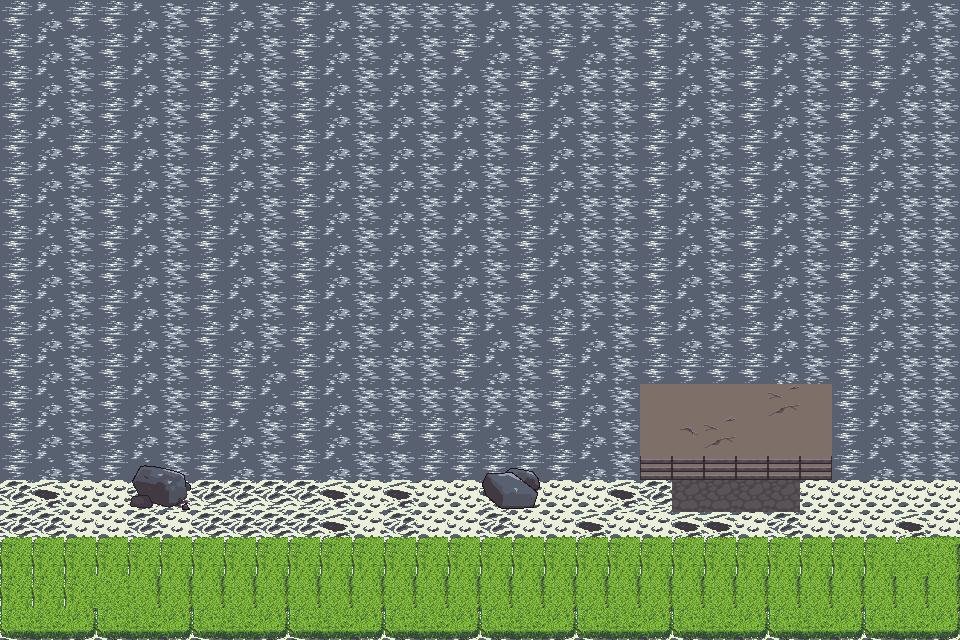

Tiled map render using the project's own tile images. Description and the whole map definition, tile-layer contents included, below:
An orthogonal 30x20 tile map with 32x32 px tiles, 3 tile layers (street, water, trail), 3 tilesets.

<map version="1.10" tiledversion="1.10.2" orientation="orthogonal" renderorder="right-down" width="30" height="20" tilewidth="32" tileheight="32" infinite="0" nextlayerid="4" nextobjectid="1">
 <editorsettings>
  <export target="testmap.json" format="json" />
 </editorsettings>
 <tileset firstgid="1" name="test-tiles" tilewidth="32" tileheight="32" tilecount="1024" columns="32">
  <image source="terrain.png" width="1024" height="1024" />
 </tileset>
 <tileset firstgid="1025" name="dark" tilewidth="32" tileheight="32" tilecount="1024" columns="32">
  <image source="terrain_dark.png" width="1024" height="1024" />
 </tileset>
 <tileset firstgid="2049" name="da" tilewidth="32" tileheight="32" tilecount="1024" columns="32">
  <image source="terrain_dark.png" width="1024" height="1024" />
 </tileset>
 <layer id="1" name="street" width="30" height="20">
  <data encoding="csv">
0,0,0,0,0,0,0,0,0,0,0,0,0,0,0,0,0,0,0,0,0,0,0,0,0,0,0,0,0,0,
0,0,0,0,0,0,0,0,0,0,0,0,0,0,0,0,0,0,0,0,0,0,0,0,0,0,0,0,0,0,
0,0,0,0,0,0,0,0,0,0,0,0,0,0,0,0,0,0,0,0,0,0,0,0,0,0,0,0,0,0,
0,0,0,0,0,0,0,0,0,0,0,0,0,0,0,0,0,0,0,0,0,0,0,0,0,0,0,0,0,0,
0,0,0,0,0,0,0,0,0,0,0,0,0,0,0,0,0,0,0,0,0,0,0,0,0,0,0,0,0,0,
0,0,0,0,0,0,0,0,0,0,0,0,0,0,0,0,0,0,0,0,0,0,0,0,0,0,0,0,0,0,
0,0,0,0,0,0,0,0,0,0,0,0,0,0,0,0,0,0,0,0,0,0,0,0,0,0,0,0,0,0,
0,0,0,0,0,0,0,0,0,0,0,0,0,0,0,0,0,0,0,0,0,0,0,0,0,0,0,0,0,0,
0,0,0,0,0,0,0,0,0,0,0,0,0,0,0,0,0,0,0,0,0,0,0,0,0,0,0,0,0,0,
0,0,0,0,0,0,0,0,0,0,0,0,0,0,0,0,0,0,0,0,0,0,0,0,0,0,0,0,0,0,
0,0,0,0,0,0,0,0,0,0,0,0,0,0,0,0,0,0,0,0,0,0,0,0,0,0,0,0,0,0,
0,0,0,0,0,0,0,0,0,0,0,0,0,0,0,0,0,0,0,0,0,0,0,0,0,0,0,0,0,0,
0,0,0,0,0,0,0,0,0,0,0,0,0,0,0,0,0,0,0,0,485,485,485,485,549,485,0,0,0,0,
0,0,0,0,0,0,0,0,0,0,0,0,0,0,0,0,0,0,0,0,485,548,549,485,485,485,0,0,0,0,
0,0,0,0,0,0,0,0,0,0,0,0,0,0,0,0,0,0,0,0,583,583,583,583,583,583,0,0,0,0,
1395,1396,1397,1397,1395,1396,1395,1395,1395,1395,1396,1397,1396,1397,1397,1396,1397,1397,1397,1396,1395,1396,1397,1397,1396,1397,1397,1397,1397,1397,
1395,1395,1397,1397,1395,1397,1395,1395,1395,1395,1396,1397,1395,1397,1397,1395,1397,1397,1396,1397,1397,1396,1396,1397,1395,1397,1397,1397,1396,1397,
1395,1396,1397,1397,1395,1396,1395,1396,1397,1395,1396,1395,1395,1397,1397,1397,1397,1397,1397,1397,1396,1396,1396,1397,1396,1397,1397,1397,1396,1397,
1395,1396,1397,1395,1395,1397,1395,1395,1395,1395,1395,1395,1397,1397,1396,1397,1396,1397,1397,1395,1396,1397,1397,1397,1396,1397,1397,1397,1396,1397,
1395,1396,1397,1397,1395,1396,1395,1396,1397,1395,1395,1396,1397,1395,1397,1397,1396,1397,1396,1395,1396,1397,1395,1396,1397,1396,1396,1396,1396,1397
</data>
 </layer>
 <layer id="2" name="water" width="30" height="20">
  <data encoding="csv">
1212,1213,1212,2236,2237,2238,2236,2237,2238,2236,2237,2238,1214,1214,1214,1213,1214,1214,1214,1214,1212,1213,1214,1212,1212,1212,1212,1212,1213,1214,
1212,1213,1214,2236,2237,2238,2236,2237,2238,2236,2237,2238,1213,1214,1212,1213,1214,1212,1213,1214,1212,1213,1214,1212,1213,1214,1212,1212,1213,1214,
1212,1213,1214,2236,2237,2238,2236,2237,2238,2236,2237,2238,1213,1214,1213,1214,1212,1213,1214,1214,1212,1213,1214,1212,1213,1214,1212,1212,1213,1214,
1212,1213,1214,2236,2237,2238,2236,2237,2238,2236,2237,2238,1213,1214,1213,1214,1212,1213,1214,1214,1212,1213,1214,1212,1213,1214,1212,1213,1214,1214,
1212,1213,1212,2236,2237,2238,2236,2237,2238,2236,2237,2238,1213,1214,1213,1214,1212,1213,1214,1214,1212,1213,1214,1212,1213,1214,1212,1213,1214,1214,
2236,2237,2238,2236,2237,2238,2236,2237,2238,2236,2237,2238,1213,1214,1213,1214,1212,1213,1214,1214,1212,1213,1214,1212,1213,1214,1212,1213,1214,1214,
2236,2237,2238,2236,2237,2238,2236,2237,2238,2236,2237,2238,1213,1214,1213,1214,1212,1213,1214,1214,1212,1213,1214,1212,1213,1214,1212,1213,1214,1214,
2236,2237,2238,2236,2237,2238,2236,2237,2238,2236,2237,2238,1213,1214,1213,1214,1212,1213,1214,1214,1212,1213,1214,1212,1213,1214,1212,1213,1214,1214,
2236,2237,2238,2236,2237,2238,2236,2237,2238,2236,2237,2238,1213,1214,1213,1214,1212,1213,1214,1214,1212,1213,1214,1212,1213,1214,1212,1213,1214,1214,
2236,2237,2238,2236,2237,2238,2236,2237,2238,2236,2237,2238,1213,1214,1213,1214,1212,1213,1214,1214,1212,1213,1214,1212,1213,1214,1212,1213,1214,1214,
2236,2237,2238,2236,2237,2238,2236,2237,2238,2236,2237,2238,1213,1214,1212,1213,1214,1212,1213,1214,1212,1213,1214,1212,1213,1214,1212,1213,1214,1214,
2236,2237,2238,2236,2237,2238,2236,2236,2237,2236,2237,2238,1214,1214,1212,1213,1214,1212,1213,1214,1212,1212,1212,1212,1213,1214,1212,1213,1214,1214,
2236,2237,2238,2236,2237,2238,2236,2236,2237,2236,2237,2238,1214,1214,1214,1214,1214,1212,1213,1214,0,0,0,0,0,0,1212,1213,1214,1214,
2236,2237,2238,2236,2237,2238,2236,2237,2238,2236,2237,2238,1212,1212,1212,1213,1214,1212,1213,1214,0,0,0,0,0,0,1212,1213,1214,1214,
2236,2237,2238,2236,2237,2238,2236,2237,2238,2236,2237,2238,1214,1212,1212,1212,1212,1212,1213,1214,0,0,0,0,0,0,1212,1213,1214,1214,
0,0,0,0,0,0,0,0,0,0,0,0,0,0,0,0,0,0,0,0,0,0,0,0,0,0,0,0,0,0,
0,0,0,0,0,0,0,0,0,0,0,0,0,0,0,0,0,0,0,0,0,0,0,0,0,0,0,0,0,0,
0,0,0,0,0,0,0,0,0,0,0,0,0,0,0,0,0,0,0,0,0,0,0,0,0,0,0,0,0,0,
0,0,0,0,0,0,0,0,0,0,0,0,0,0,0,0,0,0,0,0,0,0,0,0,0,0,0,0,0,0,
0,0,0,0,0,0,0,0,0,0,0,0,0,0,0,0,0,0,0,0,0,0,0,0,0,0,0,0,0,0
</data>
 </layer>
 <layer id="3" name="trail" width="30" height="20">
  <data encoding="csv">
0,0,0,0,0,0,0,0,0,0,0,0,0,0,0,0,0,0,0,0,0,0,0,0,0,0,0,0,0,0,
0,0,0,0,0,0,0,0,0,0,0,0,0,0,0,0,0,0,0,0,0,0,0,0,0,0,0,0,0,0,
0,0,0,0,0,0,0,0,0,0,0,0,0,0,0,0,0,0,0,0,0,0,0,0,0,0,0,0,0,0,
0,0,0,0,0,0,0,0,0,0,0,0,0,0,0,0,0,0,0,0,0,0,0,0,0,0,0,0,0,0,
0,0,0,0,0,0,0,0,0,0,0,0,0,0,0,0,0,0,0,0,0,0,0,0,0,0,0,0,0,0,
0,0,0,0,0,0,0,0,0,0,0,0,0,0,0,0,0,0,0,0,0,0,0,0,0,0,0,0,0,0,
0,0,0,0,0,0,0,0,0,0,0,0,0,0,0,0,0,0,0,0,0,0,0,0,0,0,0,0,0,0,
0,0,0,0,0,0,0,0,0,0,0,0,0,0,0,0,0,0,0,0,0,0,0,0,0,0,0,0,0,0,
0,0,0,0,0,0,0,0,0,0,0,0,0,0,0,0,0,0,0,0,0,0,0,0,0,0,0,0,0,0,
0,0,0,0,0,0,0,0,0,0,0,0,0,0,0,0,0,0,0,0,0,0,0,0,0,0,0,0,0,0,
0,0,0,0,0,0,0,0,0,0,0,0,0,0,0,0,0,0,0,0,0,0,0,0,0,0,0,0,0,0,
0,0,0,0,0,0,0,0,0,0,0,0,0,0,0,0,0,0,0,0,0,0,0,0,0,0,0,0,0,0,
0,0,0,0,0,0,0,0,0,0,0,0,0,0,0,0,0,0,0,0,0,0,0,0,0,0,0,0,0,0,
0,0,0,0,0,0,0,0,0,0,0,0,0,0,0,0,0,0,0,0,0,0,0,0,0,0,0,0,0,0,
0,0,0,0,1721,1722,0,0,0,0,0,0,0,0,0,1723,1724,0,0,0,0,0,0,0,0,0,0,0,0,0,
0,0,0,0,1753,1754,0,0,0,0,0,0,0,0,0,1755,1756,0,0,0,0,2223,2223,2223,2223,0,0,0,0,0,
2314,2314,2314,2314,2314,2314,2314,2314,2314,2314,2314,2314,2314,2314,2314,2314,2314,2314,2314,2314,2314,2314,2314,2314,2314,2314,2314,2314,2314,2315,
2346,2346,2346,2346,2346,2346,2346,2346,2346,2346,2346,2346,2346,2346,2346,2346,2346,2346,2346,2346,2346,2346,2346,2346,2346,2346,2346,2346,2347,2348,
2346,2346,2346,2347,2348,2348,2348,2348,2348,2348,2348,2348,2348,2348,2348,2348,2348,2348,2348,2348,2348,2348,2348,2348,2348,2348,2348,2348,2348,2348,
2378,2379,2380,2378,2379,2380,2378,2379,2380,2378,2379,2380,2378,2379,2380,2378,2379,2380,2378,2379,2380,2378,2379,2380,2378,2379,2380,2378,2379,2380
</data>
 </layer>
</map>
